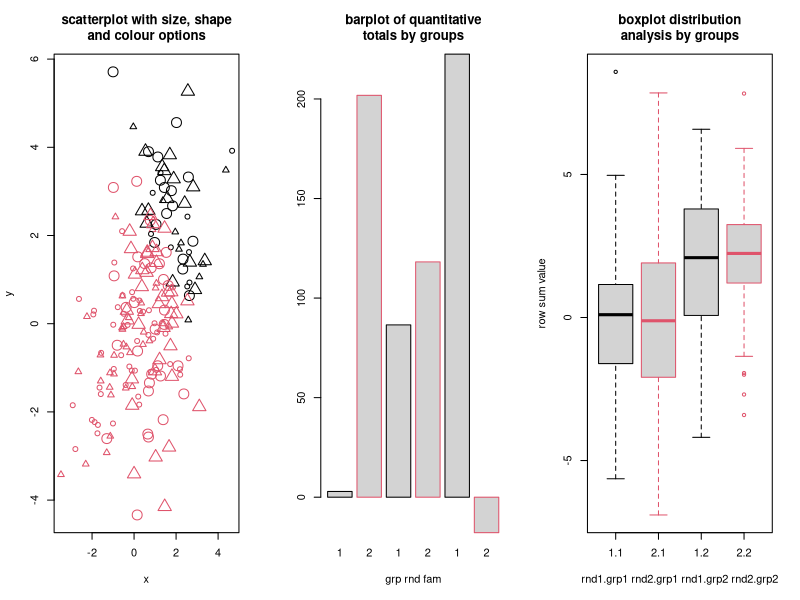
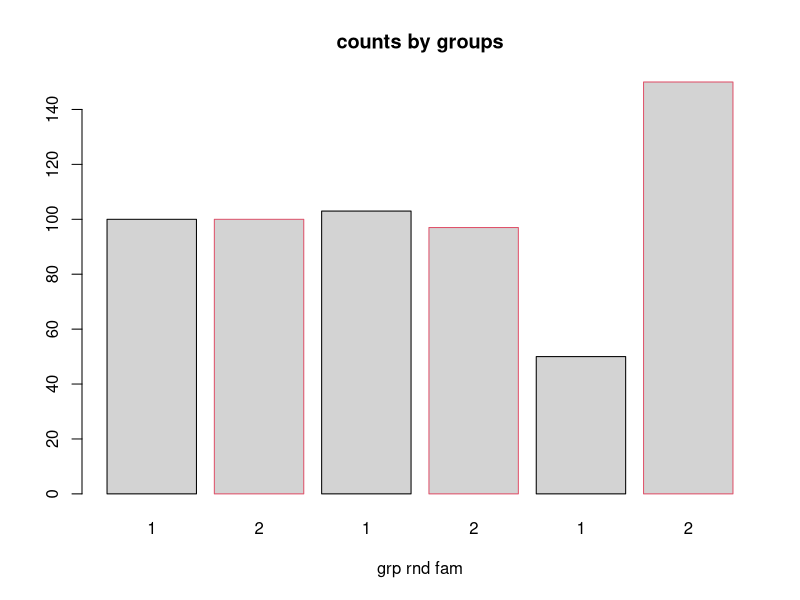
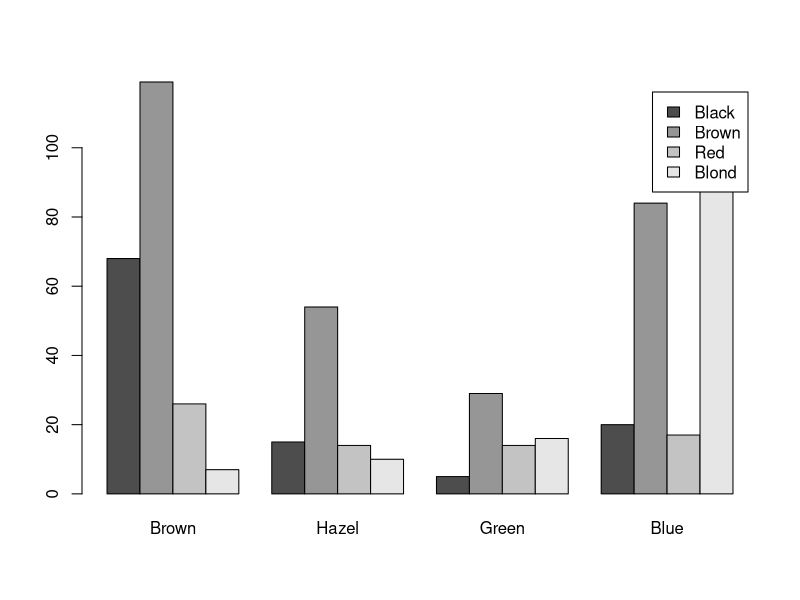
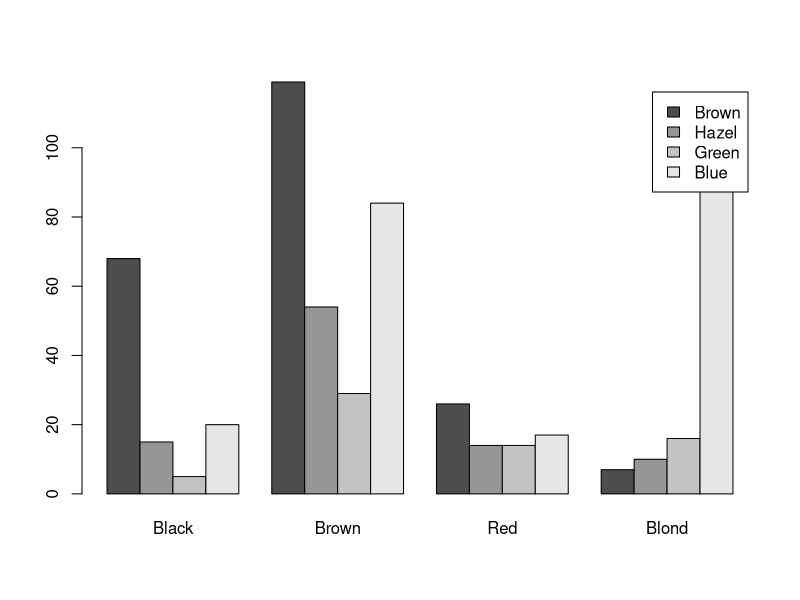
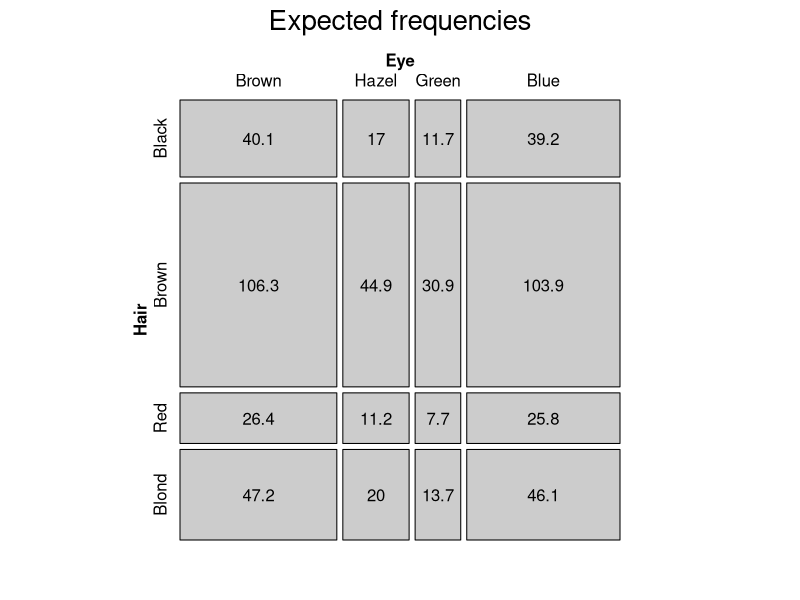

Source code (R) for these figures, in order:
## ---- chunk 1
knitr::opts_chunk$set(warning = FALSE
                      , message = FALSE
                      )

knitr::opts_template$set(
  fig.wide = list(fig.height = 4.5, fig.width = 8, fig.align='center')
  , fig.wideX = list(fig.height = 3, fig.width = 9, fig.align='center')
  , fig.relaxed = list(fig.height = 6, fig.width = 8, fig.align='center')
  , fig.tile = list(fig.height = 3, fig.width = 3, fig.align='center')
)
## ---- chunk 2
# I'm going to load all the R libraries here
# If you stop, quit R and come back later...
# ...you need to re-run this chunk.

# install these packages if you don't have them already
# install.packages("packageNameHere")

library(knitr)
library(lattice)
library(ggplot2)
library(vcd)
library(vcdExtra)
library(ca)
library(randomForest)
library(gmodels)
library(mvtnorm)
library(ROSE)
## ---- chunk 3
# you need the mvtnorm library loaded to run this code
# set the random number generator same every time
set.seed(123)

# a discrete feature to label the groups
n <- 100
grp <- rep(c(1, 2), each = n)

# a random discrete feature
rnd <- sample(c(1, 2)
              , replace = TRUE
              , size = 200)

# some random multivariate normal data for grp1
numvars1 <- rmvnorm(n, c(0, 0)
                    , sigma = matrix(c(3,2,2,3)
                                     , ncol=2))

# some random multivariate normal data
# with different parameters for grp2
numvars2 <- rmvnorm(n, c(1, 1)
                    , sigma = matrix(c(1,0.5,0.5,4)
                                     , ncol=2))

# combine together as one data frame
numvars <- rbind(numvars1, numvars2)

# add a discrete feature based on a linear combination
# + noise to make a soft boundary
noise <- rnorm(2*n, mean = 0, sd = 0.5)
fam <- ifelse(rowSums(numvars) + noise > 3, 1, 2)

# take row sums then table-apply the sum by each group
grp_total <- tapply(rowSums(numvars), grp, sum)
rnd_total <- tapply(rowSums(numvars), rnd, sum)
fam_total <- tapply(rowSums(numvars), fam, sum)

par(mfrow=c(1,3))
# plot, using graphic options to separate the discrete classes
plot(numvars, col = fam, pch = rnd, cex = grp
     , main = "scatterplot with size, shape\nand colour options"
     , ylab = "y"
     , xlab = "x")

# take row sums then table-apply the sum by each group
grp_total <- tapply(rowSums(numvars), grp, sum)
rnd_total <- tapply(rowSums(numvars), rnd, sum)
fam_total <- tapply(rowSums(numvars), fam, sum)

# totals barplot
barplot(c(grp_total, rnd_total, fam_total)
        , xlab="grp rnd fam"
        , col="lightgray", border = 1:2
        , main="barplot of quantitative\ntotals by groups"
        )

# classic box plot
boxplot(rowSums(numvars)~rnd*grp, border=1:2
     , main = "boxplot distribution\nanalysis by groups"
     , xlab = "rnd1.grp1 rnd2.grp1 rnd1.grp2 rnd2.grp2"
     , ylab = "row sum value")

par(mfrow=c(1,1))
## ---- chunk 4
# length will count the members, table apply by category
grp_count <- tapply(rowSums(numvars), grp, length)
rnd_count <- tapply(rowSums(numvars), rnd, length)
fam_count <- tapply(rowSums(numvars), fam, length)

# counts barplot
barplot(c(grp_count, rnd_count, fam_count)
        , col="lightgray", border = 1:2
        , xlab="grp rnd fam"
        , main="counts by groups")
## ---- chunk 5
hr_desc <- data.frame(No=1:3
                      , Name=c("Hair", "Eye", "Sex")
                      , Levels=c("Black, Brown, Red, Blond", "Brown, Blue, Hazel, Green", "Male, Female"))
kable(hr_desc)
## ---- chunk 6
# ignore gender for now
haireye <- margin.table(HairEyeColor, 1:2)

# re-arrange order of eye colour from dark to light
# it's already correct for hair
haireye <- as.table(haireye[, c("Brown", "Hazel", "Green", "Blue")])
haireye
## ---- chunk 7
# With a grouped bar plot
# you're forced to favour one variable over the other.

# Does does hair colour depend on eye colour?
barplot(haireye, beside = TRUE, legend = TRUE)

# Or does eye colour depend on hair colour?
# pivot the other way
barplot(aperm(haireye, 2:1), beside = TRUE, legend = TRUE)
## ---- chunk 8
# 3D table - Admit on rows (D1), Gender on columns (D2)
# and Department on levels (D3)

UCBAdmissions # Department has 6 levels

# In 2D - collapse over department
margin.table(UCBAdmissions, 2:1)

# pivot the department onto columns
aperm(UCBAdmissions, c(2, 3, 1))

# flatten to a crosstab in default order
structable(UCBAdmissions)

# flatten to a crosstab with pivot
structable(aperm(UCBAdmissions, c(2, 3, 1)))

# More D
structable(Survived~., data=Titanic)

# More D - another pivot
structable(Survived+Sex~., data=Titanic)
## ---- chunk 9
# An old fashioned crosstab - 2D
CrossTable(margin.table(UCBAdmissions, 2:1)
           , prop.chisq = FALSE
           , format = "SPSS")
## ---- chunk 10
# visualising expected counts for independent features
expected = independence_table(haireye)
round(expected, 1)

mosaic(expected
      , main="Expected frequencies"
      , labeling = labeling_values
      , value_type = "expected"
      , gp_text = gpar(fontface = 1))
## ---- chunk 11
chisq.test(haireye)
